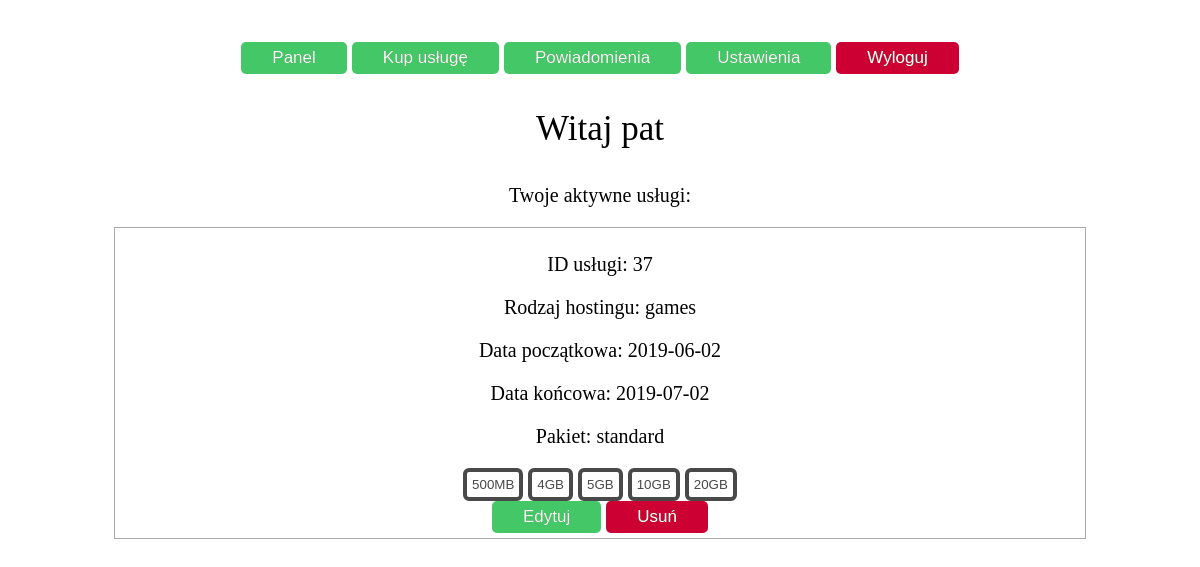
/app/user_panel.php (signed in), run on the app's committed database.
### tables this page shows
CREATE TABLE `uzytkownicy` (
  `id_uzytkownika` int(11) NOT NULL,
  `login` varchar(16) NOT NULL,
  `haslo` varchar(16) NOT NULL,
  `imie` varchar(20) NOT NULL,
  `nazwisko` varchar(25) NOT NULL,
  `email` varchar(25) NOT NULL,
  `telefon` int(15) DEFAULT NULL,
  `data_dolaczenia` date NOT NULL,
  `id_rodzaju` int(11) DEFAULT '3'
);

CREATE TABLE `rodzaj_serwera` (
  `id_rodzaju` int(11) NOT NULL,
  `nazwa_rodzaju` varchar(16) DEFAULT NULL
);

CREATE TABLE `uslugi` (
  `id_uslugi` int(11) NOT NULL,
  `zajeta_pamiec` int(11) NOT NULL,
  `data_poczatkowa` date DEFAULT NULL,
  `data_koncowa` date DEFAULT NULL,
  `id_pakietu` int(11) DEFAULT NULL,
  `id_serwera` int(11) DEFAULT NULL
);

CREATE TABLE `pakiety` (
  `id_pakietu` int(11) NOT NULL,
  `nazwa` varchar(16) DEFAULT NULL,
  `wartosc` int(11) DEFAULT NULL,
  `max_pamiec` int(11) DEFAULT NULL
);

### app/user_panel.php (the view, shortened to what this page needs)
<?php
require "templates/head.php";
?>
<div class="main">
    <?php
    try {
        require "../config.php";
        $connect = new PDO($servername, $username, $password, $options);
        $sql = "SELECT *
				FROM uzytkownicy
				WHERE id_uzytkownika = :id_uzytkownika";
        $statement = $connect->prepare($sql);
        $statement->bindParam(':id_uzytkownika', $_SESSION['id_uzytkownika'], PDO::PARAM_STR);
        $statement->execute();
        $result = $statement->fetchAll();
        if ($result && $statement->rowCount() > 0) {
            foreach ($result as $row) {
                ?>
                <p class="welcome">Witaj <?php echo $row['login']; ?></p>
                <p>Twoje aktywne usługi:</p>
            <?php
        }
    }
    $sql = "SELECT us.*, pa.*, rs.* FROM rodzaj_serwera rs INNER JOIN
        serwery s USING(id_rodzaju) INNER JOIN
        uslugi us USING(id_serwera) INNER JOIN
        pakiety pa USING(id_pakietu) INNER JOIN
        posiadane_uslugi po USING(id_uslugi) INNER JOIN
        uzytkownicy uz USING(id_uzytkownika) WHERE
        uz.id_uzytkownika = :id_uzytkownika AND us.data_koncowa >= CURRENT_DATE() ORDER BY
        us.data_poczatkowa DESC";
    $statement = $connect->prepare($sql);
    $statement->bindParam(':id_uzytkownika', $_SESSION['id_uzytkownika'], PDO::PARAM_STR);
    $statement->execute();
    $result = $statement->fetchAll();
    ?>
        <div class="inmain">
            <?php
            if ($result && $statement->rowCount() > 0) {
                foreach ($result as $row) {
                    ?>
                    <div class="wyswietlane_uslugi">
                        <p>ID usługi: <?php echo $row["id_uslugi"]; ?></p>
                        <p>Rodzaj hostingu: <?php echo $row["nazwa_rodzaju"]; ?></p>
                        <p>Data początkowa: <?php echo $row["data_poczatkowa"]; ?></p>
                        <p>Data końcowa: <?php echo $row["data_koncowa"]; ?></p>
                        <p>Pakiet: <?php echo $row["nazwa"]; ?></p>
                        <button id="upload" value="500" data-id="<?php echo $row["id_uslugi"]; ?>">500MB</button>
                        <button id="upload" value="4000" data-id="<?php echo $row["id_uslugi"]; ?>">4GB</button>
                        <button id="upload" value="5000" data-id="<?php echo $row["id_uslugi"]; ?>">5GB</button>
                        <button id="upload" value="10000" data-id="<?php echo $row["id_uslugi"]; ?>">10GB</button>
                        <button id="upload" value="20000" data-id="<?php echo $row["id_uslugi"]; ?>">20GB</button>
                        <a type="button" href="changeServiceDate.php?id=<?php echo $row["id_uslugi"]; ?>">Edytuj</a>
                        <button id="delete" class="red" data-id="<?php echo $row["id_uslugi"]; ?>">Usuń</button>
                    </div>
                <?php
            }
        }
        ?>
        </div>
    <?php
} catch (PDOException $error) {
    echo $sql . "<br>" . $error->getMessage();
}
?>
</div>
<?php require "templates/tail.php"; ?>

### app/css/style.css (style rules this page uses)
body { font-family: 'Times New Roman', Times, serif; font-size: 20px; width: 90%; height: 90%; position: absolute; top: 0; bottom: 0; left: 0; right: 0; margin: auto; text-align: center; }
input[type=submit], button:not([class=red]) { color: #494949 !important; text-transform: uppercase; background: #ffffff; padding: 5px; border: 4px solid #494949 !important; border-radius: 6px; display: inline-block; cursor: pointer; }
.wyswietlane_uslugi { padding: 5px; border: 1px solid #aaa; }
.main { margin-left: 5%; margin-right: 5%; width: 90%; }
.inmain { overflow-y: scroll; height: 600px; }
p.welcome { font-family: 'Times New Roman', Times, serif; font-size: 35px; }
a { background-color: #44c767; -moz-border-radius: 5px; -webkit-border-radius: 5px; border-radius: 5px; display: inline-block; cursor: pointer; color: #ffffff; font-family: Arial; font-size: 17px; padding: 6px 31px; text-decoration: none; text-shadow: 0px 0px 0px #2f6627; }
a.red, button.red { background-color: #CC0033; -moz-border-radius: 5px; -webkit-border-radius: 5px; border-radius: 5px; display: inline-block; cursor: pointer; color: #ffffff; font-family: Arial; font-size: 17px; padding: 6px 31px; text-decoration: none; text-shadow: 0px 0px 0px #2f6627; border: none; }

### data on the page
uzytkownicy: login "pat"
rodzaj_serwera: uslugi.id_uslugi "37", nazwa_rodzaju "games", uslugi.data_poczatkowa "2019-06-02", uslugi.data_koncowa "2019-07-02", pakiety.nazwa "standard"
